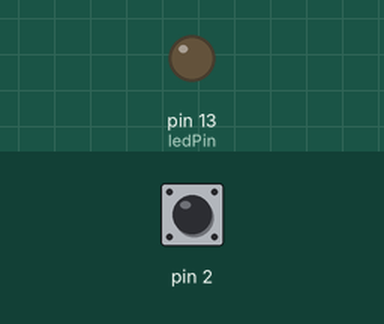
Simulated run of this sketch. Board: Arduino Uno, built with avr-gcc and run on an emulated ATmega328P. Parts: output pins drawn as LEDs (lit = HIGH). The inputs (shaded band) are chosen by the test bench; at power-on: pin 2 HIGH.

Above: at 1.2 s.
1.3 s: pin 2 pulled LOW for 0.15 s
At 1.37 s:
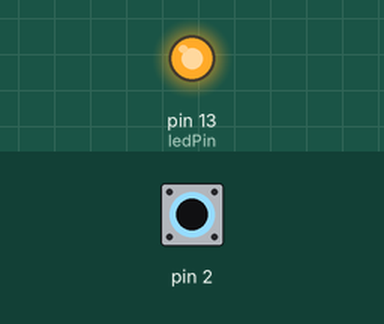
2.9 s: pin 2 pulled LOW for 3.2 s
At 7.3 s:
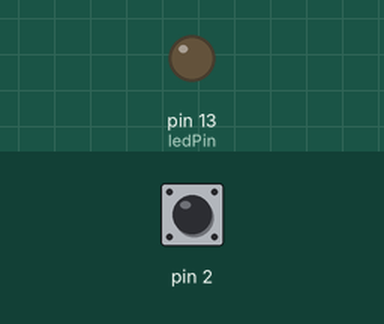
Timing chart, 0 to 8.8 s (numbered marks = the images above; inputs shaded):
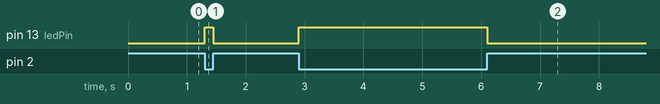

Measured:
- after the input at 1.3 s, pin 13 (ledPin): LOW → HIGH at once, → LOW 0.15 s later
- after the input at 2.9 s, pin 13 (ledPin): LOW → HIGH at once, → LOW 3.2 s later

The sketch:

doppia_ISR.ino
```cpp
/*
   Interrupt doppia ISR

   Utilizzo di un interrupt ala Arduino per intercettare
   la pressione di un bottone in PULL UP.

   Doppia ISR: la prima ISR intercetta FALLING
   e riconfigura l'interrupt con RISING per una seconda
   ISR che a sua volta ripristina il comportamento
   precedente.

Schema: https://www.arduino.cc/en/uploads/Tutorial/inputPullupButton.png
 */

int ledPin = 13;

void setup()
{
  pinMode(ledPin, OUTPUT);
  pinMode(2, INPUT_PULLUP);
  attachInterrupt(0, eventoFall, FALLING);
  // Partiamo intercettanto un interrupt FALLING
}

void loop()
{
// Tutto avviene nelle ISRs
}

void eventoFall() // Sempre VOID
{
  digitalWrite(ledPin, HIGH);
  attachInterrupt(0, eventoRise, RISING);
}

void eventoRise() // Sempre VOID
{
  digitalWrite(ledPin, LOW);
  attachInterrupt(0, eventoFall, FALLING);
}
```
